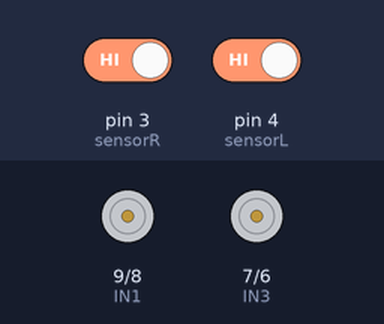
Bench run of a sketch on a simulated Arduino Uno, built with avr-gcc and run on an emulated ATmega328P. On the bench: motor-driver pin pairs drawn as motors (green arrow = first pin HIGH = forward, orange = second pin HIGH = backward, longer = more drive, scaled by the enable pin). Inputs (shaded band) come from the test bench; at power-on: pin 3 (sensorR) HIGH, pin 4 (sensorL) HIGH.

Above: at 1.2 s.
1.3 s: pin 3 (sensorR) driven LOW
At 2.5 s:
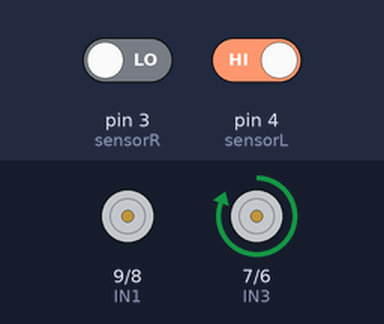
2.8 s: pin 4 (sensorL) driven LOW
At 3.7 s:
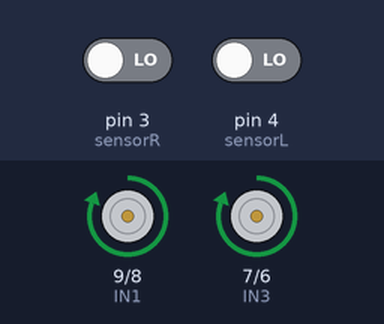
4.3 s: pin 3 (sensorR) driven HIGH
At 4.9 s:
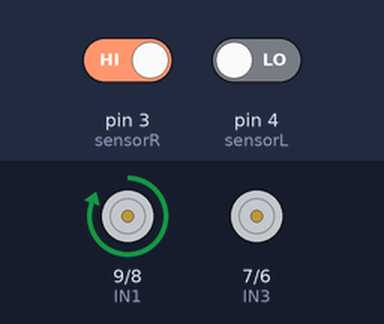
5.8 s: pin 4 (sensorL) driven HIGH
At 7.2 s:
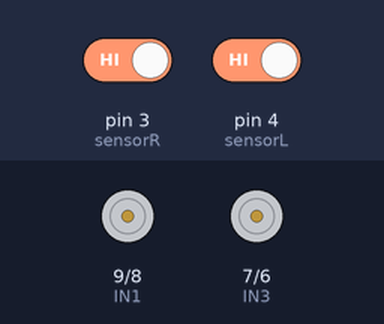
Timing chart, 0 to 8.3 s (numbered marks = the images above; inputs shaded):
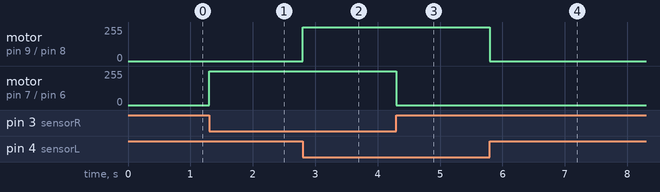

Measured:
- after the input at 1.3 s, motor on pin 7 (IN3) / pin 6 (IN4): stopped → forward 255/255 at once
- after the input at 2.8 s, motor on pin 9 (IN1) / pin 8 (IN2): stopped → forward 255/255 at once
- after the input at 4.3 s, motor on pin 7 (IN3) / pin 6 (IN4): forward 255/255 → stopped at once
- after the input at 5.8 s, motor on pin 9 (IN1) / pin 8 (IN2): forward 255/255 → stopped at once

The sketch:

line_follwer_robot.ino
```cpp
#define speedL 10
#define IN1 9
#define IN2 8
#define IN3 7
#define IN4 6
#define speedR 5
#define sensorL 4
#define sensorR 3
int sl=0;
int sr=0;


void setup()
{ for(int i=5;i<=10;i++)
 {pinMode(i,OUTPUT);
  }
  pinMode(sl,INPUT);
  pinMode(sr,INPUT);
}


void forward()
{digitalWrite(IN1,1);
 digitalWrite(IN2,0);
 digitalWrite(IN3,1);
 digitalWrite(IN4,0);
 digitalWrite(speedR,100);
 digitalWrite(speedL,100);
}


void backward()
{digitalWrite(IN1,0);
 digitalWrite(IN2,1);
 digitalWrite(IN3,0);
 digitalWrite(IN4,1);
 digitalWrite(speedR,100);
 digitalWrite(speedL,100);
}


void right()
{digitalWrite(IN1,1);
 digitalWrite(IN2,0);
 digitalWrite(IN3,0);
 digitalWrite(IN4,0);
 digitalWrite(speedR,0);
 digitalWrite(speedL,100);
}


void left()
{digitalWrite(IN1,0);
 digitalWrite(IN2,0);
 digitalWrite(IN3,1);
 digitalWrite(IN4,0);
 digitalWrite(speedR,100);
 digitalWrite(speedL,0);
}


void stopp()
{digitalWrite(IN1,0);
 digitalWrite(IN2,0);
 digitalWrite(IN3,0);
 digitalWrite(IN4,0);
 digitalWrite(speedR,0);
 digitalWrite(speedL,0);
}


void loop()
{sl=digitalRead(sensorL);
 sr=digitalRead(sensorR);

 if(sl==0&&sr==0)
 {forward();}
 else if (sl==0&&sr==1)
 {right();}
 else if (sl==1&&sr==0)
 {left();}
 else if (sl==1&&sr==1)
 {stopp();}

}
```
